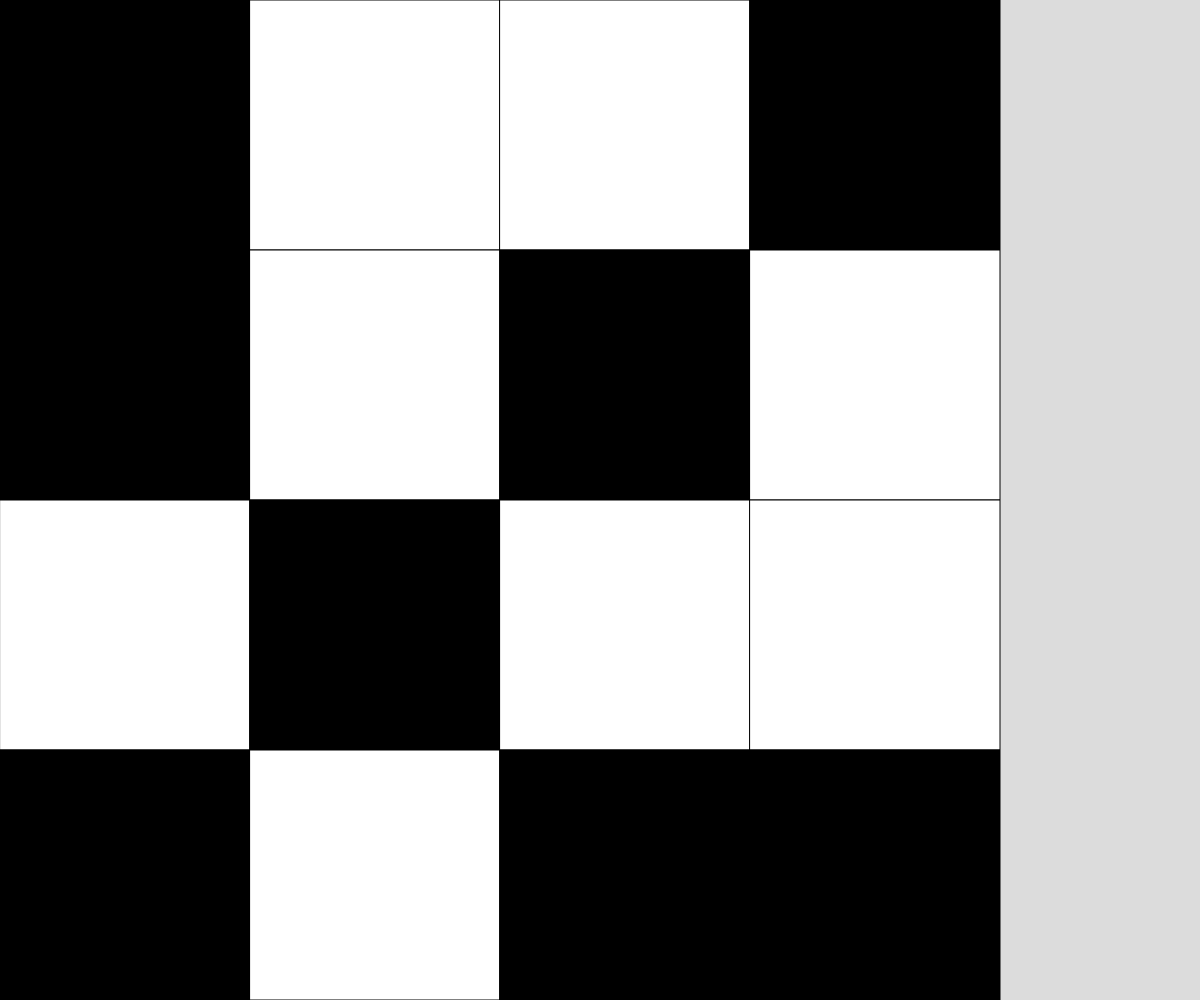
Frame 1 (no input)
Frame 60 (no input): identical to frame 1, image omitted
Frame 120 (the mouse pressed at the canvas centre since frame 60): identical to frame 1, image omitted

The p5.js sketch that drew this single still picture (run headless with seeded random() and noise() and a simulated clock; from frame 60 on, the mouse is pressed at the canvas centre):

// p5.js sketch
// ── sketch.js
// 2D Grid Demo
// learning 2D arrays

let theGrid = [[1, 0, 0, 1],
               [1, 0, 1, 0],
               [0, 1, 0, 0],
               [1, 0, 1, 1]];

const SQUARE_DIMENSION = theGrid.length;
let cellSize;


function setup() {
  createCanvas(windowWidth, windowHeight);

  if (width > height){
    cellSize = height/SQUARE_DIMENSION;
  }
  else {
    cellSize = width/SQUARE_DIMENSION;
  }
}

function draw() {
  background(220);
  showGrid();
}

function showGrid(){
  for (let y = 0; y < SQUARE_DIMENSION; y++){
    for (let x = 0; x < SQUARE_DIMENSION; x++){
      if (theGrid[y][x] === 1){
        fill("black");
      }
      else if (theGrid[y][x] === 0){
        fill("white");
      }

      square(x * cellSize, y * cellSize, cellSize);
    }
  }
}

function mousePressed(){
  // for (let y = 0; y < SQUARE_DIMENSION; y++){
  //   for (let x = 0; x < SQUARE_DIMENSION; x++){
  //     if (mouseX > x * cellSize && mouseX < (x + 1) * cellSize){
  //       if (mouseY > y * cellSize && mouseY < (y + 1) * cellSize){
          
  //         if (theGrid[y][x] === 1){
  //           theGrid[y][x] === 0;
  //         }
  //         if (theGrid[y][x] === 0){
  //           theGrid[y][x] === 1;
  //         }

  //       }
  //     }
  //   }
  // }
}
